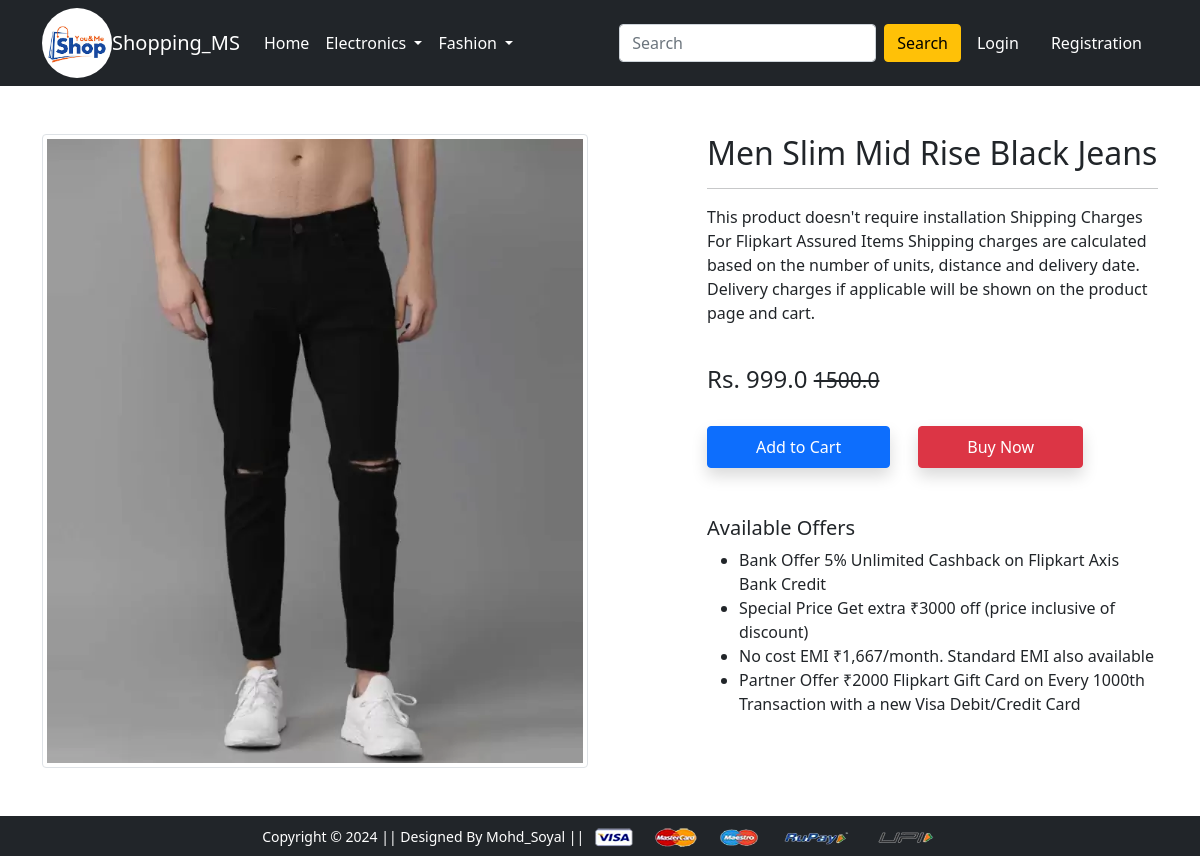
Screenshot of /product-detail/1 with the database file from the repository.
### online_Store/models.py (models this page shows, shortened)
class Product(models.Model):
    title=models.CharField(max_length=200)
    selling_price=models.FloatField()
    discount_price=models.FloatField()
    discription=models.TextField(default='null')
    brand=models.CharField(max_length=200)
    category=models.CharField(choices=Category_Choice ,max_length=200)
    img=models.ImageField(upload_to='static')

### online_Store/views.py (the view)
# urls.py: path('product-detail/<id>', views.product_detail, name='product-detail'),
def product_detail(request, id):
    product = Product.objects.get(id=id)
    if request.user.is_authenticated:
        item_already_in_cart = Cart.objects.filter(product=product, user=request.user).exists()
    else:
        item_already_in_cart = False
    return render(request, 'productdetail.html', {'product': product, 'already': item_already_in_cart})

### template/productdetail.html (shortened to what this page needs)
{% extends 'base.html' %}
{% load static %}
{% block main-content %}
<div class="container my-5">
 <div class="row">
  <div class="col-sm-6 text-center align-self-center">
   <img src="{{product.img.url}}" alt="" class="img-fluid img-thumbnail">
  </div>
  <div class="col-sm-5 offset-sm-1">
   <h2>{{product.title}}</h2>
   <hr>
   <p>{{product.discription}}</p> <br>
   <h4>Rs. {{product.selling_price}} <small class="fw-light text-decoration-line-through">{{product.discount_price}}</small></h4> <br>
   {% if already %}
   <a href="{% url 'showcart' %}" class="btn btn-warning shadow px-5 py-2 ms-4">GO TO Cart</a>
   {% else %}
   <form action="/add-to-cart" class="d-inline">
    <button type="submit" class="btn btn-primary shadow px-5 py-2">Add to Cart</button>
   </form>
  {% endif %}
   <a href="{% url 'checkout' %}" class="btn btn-danger shadow px-5 py-2 ms-4">Buy Now</a>
   <h5 class="mt-5">Available Offers</h5>
   <ul>
    <li>Bank Offer 5% Unlimited Cashback on Flipkart Axis Bank Credit</li>
    <li>Special Price Get extra ₹3000 off (price inclusive of discount)</li>
    <li>No cost EMI ₹1,667/month. Standard EMI also available</li>
    <li>Partner Offer ₹2000 Flipkart Gift Card on Every 1000th Transaction with a new Visa Debit/Credit Card</li>
   </ul>
  </div>
 </div>
</div>
{% endblock main-content %}

### rows the page displays
Product: img (picture), title "Men Slim Mid Rise Black Jeans", discription "This product doesn't require installation Shipping Charges For Flipkart Assured Items Shipping charges are calculated based on the number of units, distance and delivery date. Delivery charges if applicable will be shown on the product page and cart.", selling_price "999.0", discount_price "1500.0"
